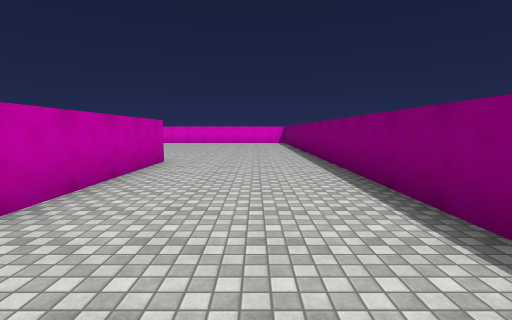
View 1 (above)

24 first-person views from a walk through a scene from a Unity 3-D project. The camera is 1.5 m above the floor, tilts 6° down and sees 85° across. The floor is counted in squares, 2 m on a side. Each view is taken from the middle of a square. On the plan, view 1 faces up. The plan holds only what a view shows up to about 10 squares ahead; the rest is blank. The place goes on beyond the plan. The player is left out. Surface patterns are stand-ins for the level's own textures.

View 2
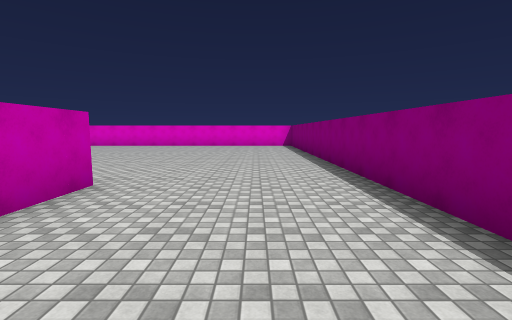

View 3
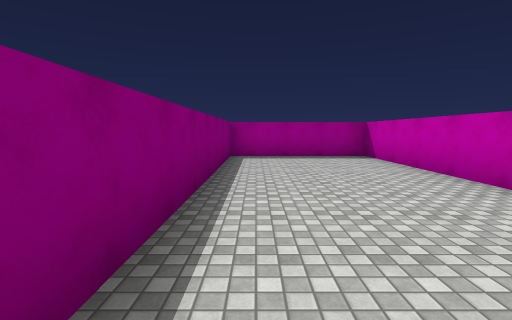

View 4
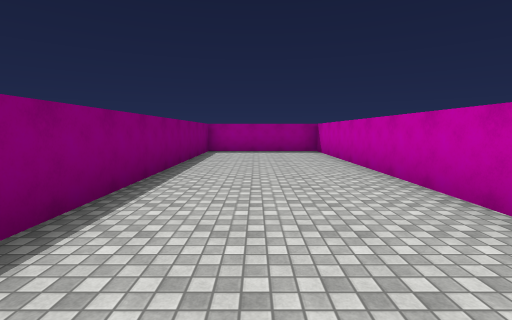

View 5
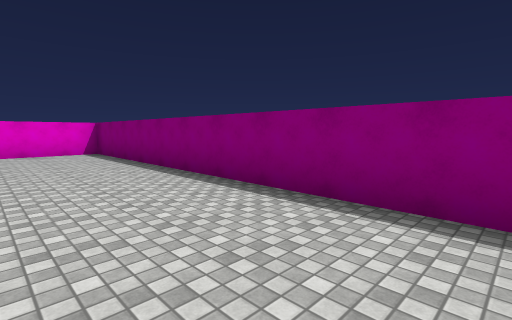

View 6
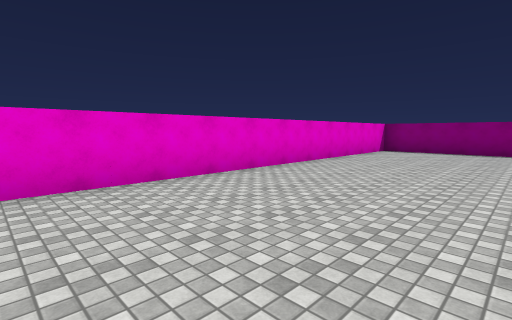

View 7
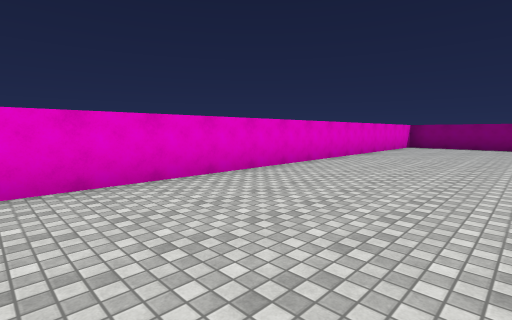

View 8
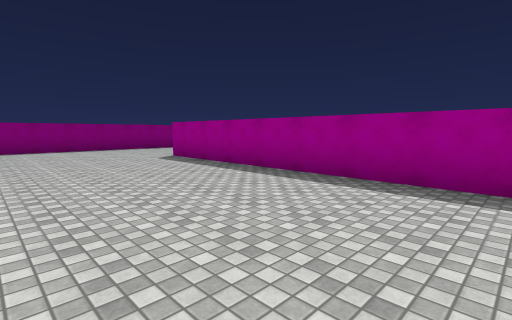

View 9
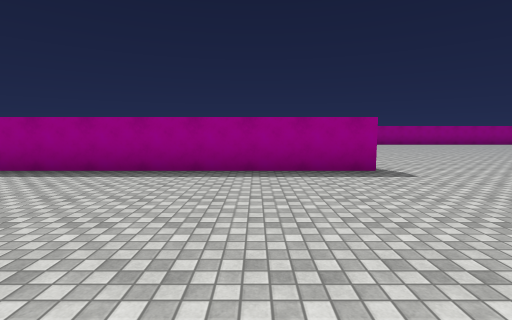

View 10
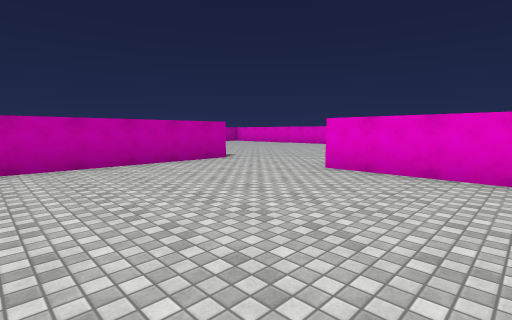

View 11
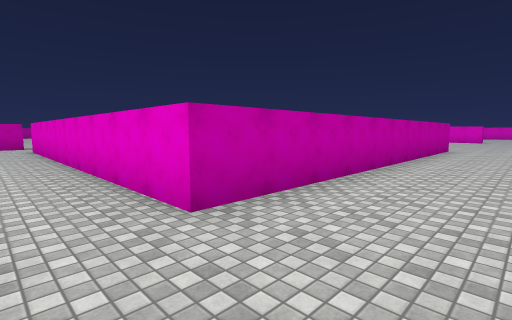

View 12
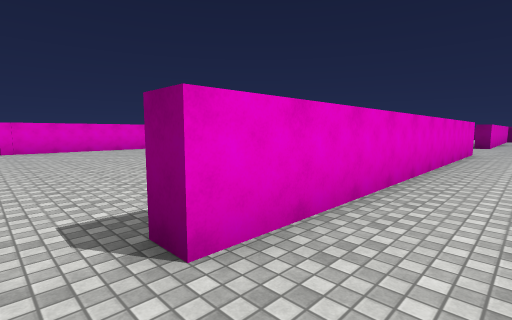

View 13
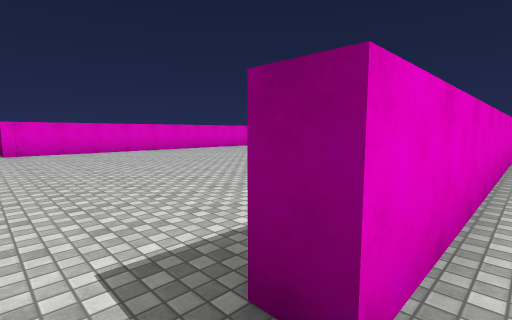

View 14
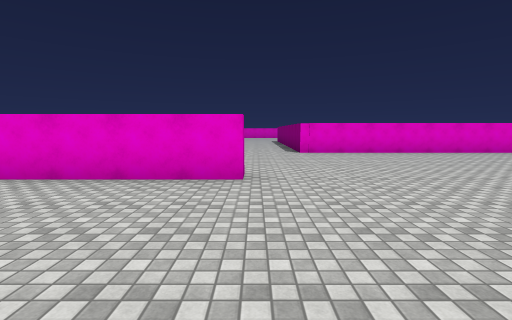

View 15
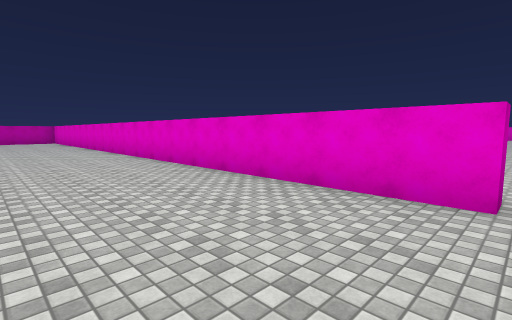

View 16
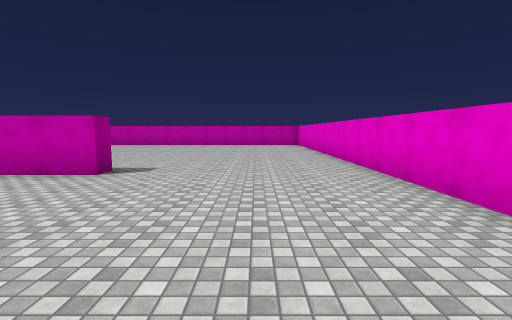

View 17
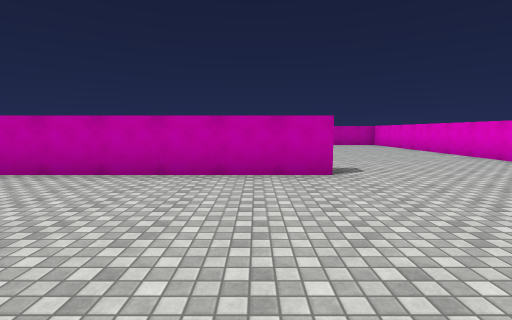

View 18
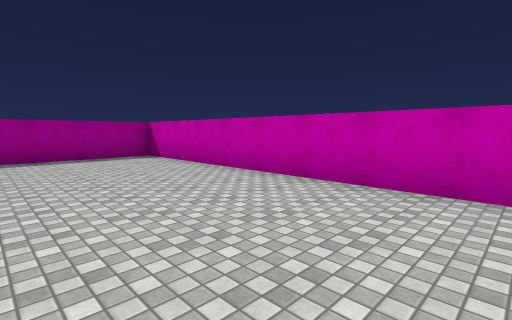

View 19
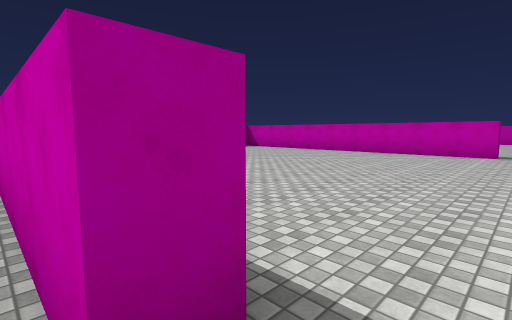

View 20
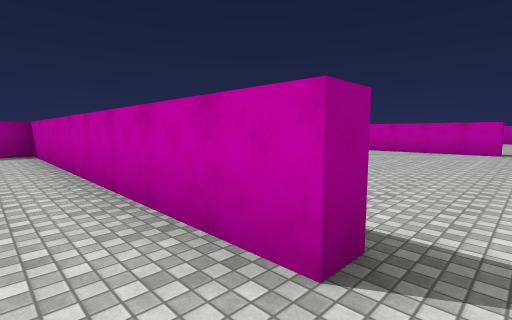

View 21
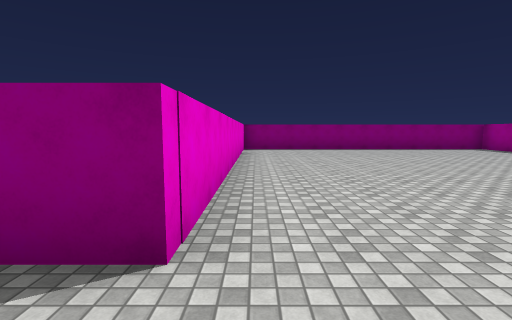

View 22
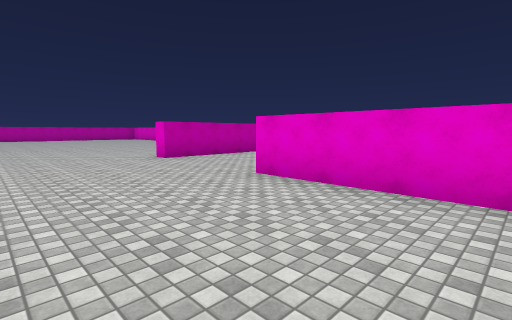

View 23
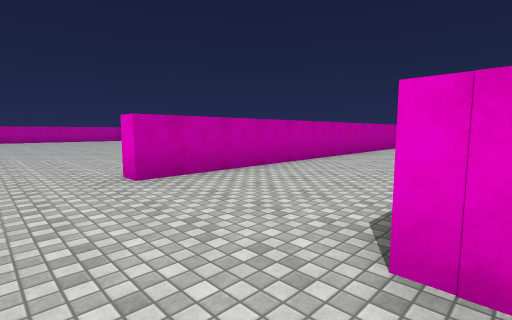

View 24
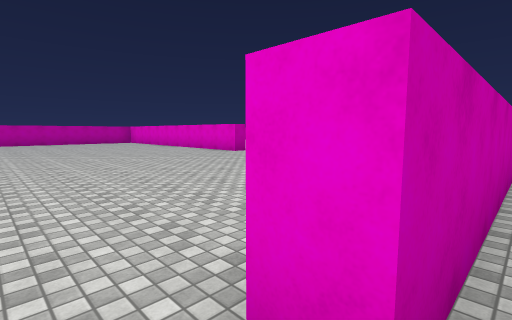

### Floor plan
Points are (right, up) in squares from view 1. A wall is a line through its corners. A room is listed if a view was taken in it or the views show most of it. See-through windows are left out.
Room 1 (views 1, 2, 3, 4, 5, 6, 7, 8, 9, 10, 11, 12, 13)
walls: (-12.4, 6.8) (-2.3, 6.8) (-2.3, -3.2) (1.8, -3.2) (1.8, 17) (-13, 17); (-16.2, 17) (-16.2, 6.3) (-26.2, 6.3); (-28.2, 6.3) (-28.2, -3.2) (-27.4, -3.2)
ways out: opening at (-27.5, 6.5) to room 2
Room 2 (views 14, 15, 16, 17, 18, 19, 20, 21, 22, 23, 24)
walls: (-38.2, 6.3) (-37.7, 6.3) (-37.7, -3.2) (-34.2, -3.2); (-28.8, 6.3) (-28.2, 6.3); (-28.2, 11.8) (-28.2, 11.3) (-43.1, 11.3); (-26.2, 6.3) (-26.2, 6.9); (-30.2, 19.5) (-30.2, 16.7) (-30.8, 16.7); (-18, 16.5) (-26.5, 16.5) (-26.5, 17.6)
ways out: opening at (-27.5, 6.5) to room 1

Where each view was taken, in squares from view 1:
view 1: 0 up, 0 right, facing up
view 2: 3 up, 0 right, facing up
view 3: 5 up, 1 right, facing down
view 4: 7 up, 0 right, facing down
view 5: 7 up, 1 left, facing up-right
view 6: 13 up, 9 left, facing up-right
view 7: 13 up, 12 left, facing up-right
view 8: 11 up, 10 left, facing down-right
view 9: 12 up, 10 left, facing down
view 10: 12 up, 10 left, facing up-left
view 11: 5 up, 14 left, facing up-left
view 12: 5 up, 27 left, facing up-right
view 13: 6 up, 27 left, facing up-right
view 14: 7 up, 28 left, facing up
view 15: 8 up, 28 left, facing up-left
view 16: 9 up, 33 left, facing left
view 17: 5 up, 33 left, facing left
view 18: 5 up, 34 left, facing down-left
view 19: 7 up, 28 left, facing down-left
view 20: 7 up, 27 left, facing down-left
view 21: 16 up, 28 left, facing right
view 22: 13 up, 23 left, facing up-left
view 23: 15 up, 26 left, facing up-left
view 24: 16 up, 30 left, facing up-left
